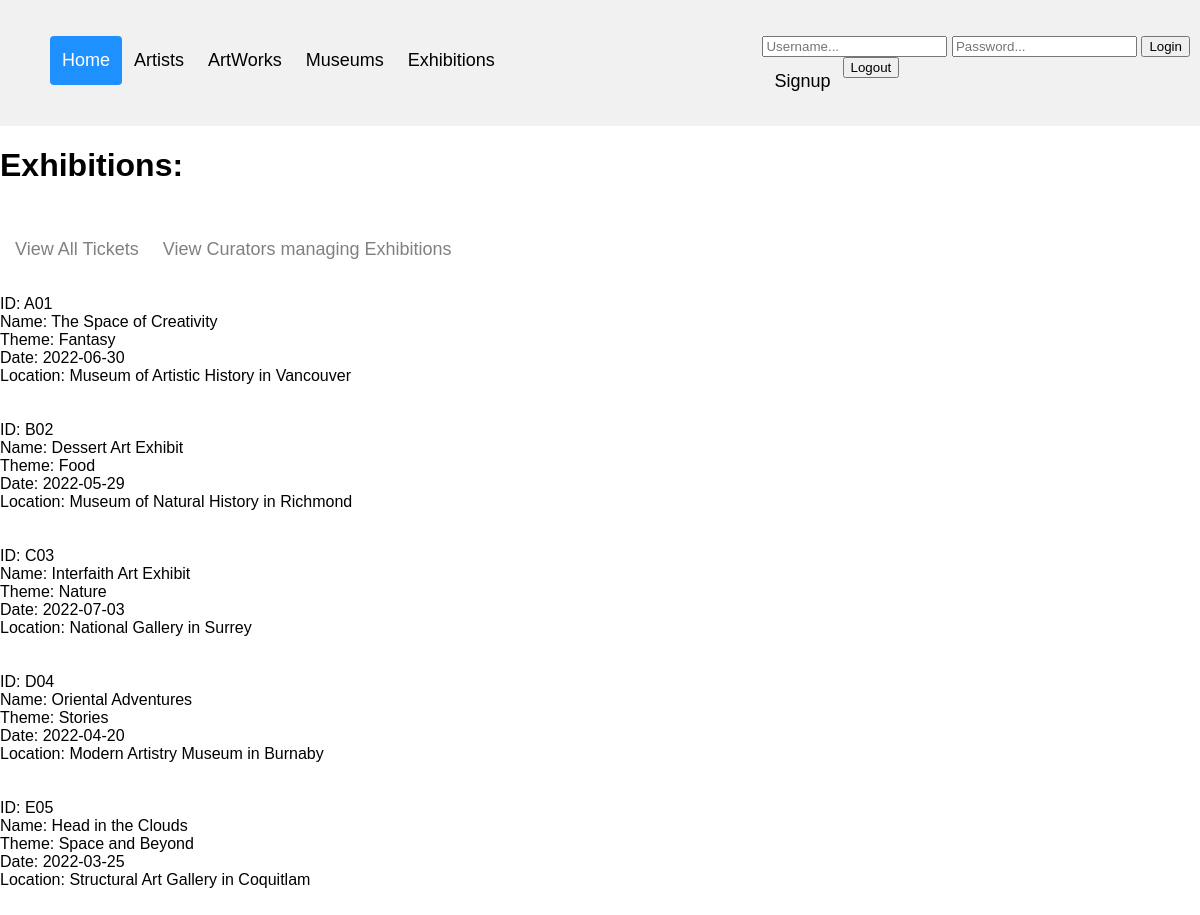
The page /exhibition.php on the database its author committed.
### tables this page shows
CREATE TABLE Exhibition_Held (
	exID CHAR(100),
	mID CHAR(100),
	dateOf DATE,
	location CHAR(100),
	exName CHAR(100),
	exTheme CHAR(100),
	PRIMARY KEY (exID, mID),
	FOREIGN KEY (mID) REFERENCES Museum(mID));

CREATE TABLE Museum (
	mID CHAR(100) PRIMARY KEY,
	name CHAR(50), 
	opHrs CHAR(30),
	Capacity INTEGER);

### exhibition.php (the view, shortened to what this page needs)
<?php
    require 'header.php';
?>
<!DOCTYPE html>
<html>
<head>
    <link rel="stylesheet" href="style2.css">
<head>
<body>
    <h1>Exhibitions:</h1>
    <div class="wrapper">
        <p><a class="active" href="ticket_sells.php">View All Tickets</a></p>
        <p><a class="active" href="curator.php">View Curators managing Exhibitions</a></p>
    </div>
	<?php
        $conn = OpenCon();
        $sql = "SELECT * FROM Exhibition_Held, Museum WHERE Exhibition_Held.mID = Museum.mID;";
        $result = $conn->query($sql);
        $resultCheck = mysqli_num_rows($result);
        echo "<br>";
        if ($resultCheck > 0) {
            while ($row = mysqli_fetch_assoc($result)) {
                echo "ID: {$row['exID']} <br>
                    Name: {$row['exName']} <br>
                    Theme: {$row['exTheme']} <br>
                    Date: {$row['dateOf']} <br>
                    Location: {$row['name']} in {$row['location']} <br>";
                echo "<br> <br>";
            }
        }
	?>
</body>
</html>

### header.php (shortened to what this page needs)
<!DOCTYPE html>
<html>
<head>
    <link rel="stylesheet" href="style.css">
<head>
<body>
    <header>
        <nav>
            <div class="header">
                <ul>
                    <li><a class="active" href="index.php">Home</a></li>
                    <li><a href="artists.php">Artists</a></li>
                    <li><a href="artworks.php">ArtWorks</a></li>
                    <li><a href="museum.php">Museums</a></li>
                    <li><a href="exhibition.php">Exhibitions</a></li>
                </ul>
                <div class ="header-right">
                    <form action="include/login.inc.php" method="post">
                        <input type="text" name="mailuid" placeholder="Username...">
                        <input type="password" name="pwd" placeholder="Password...">
                        <button type="submit" name="login-submit">Login</button>
                    </form>
                    <a href="signup.php">Signup</a>
                    <form action="include/logout.inc.php" method="post">
                        <button type="submit" name="logout-submit">Logout</button>
                    </form>
                </div>
            </div>
        </nav>
    </header>
</body>
</html>

### style.css (style rules this page uses)
body { margin: 0; font-family: Arial, Helvetica, sans-serif; }
.header { overflow: hidden; background-color: #f1f1f1; padding: 20px 10px; }
li { list-style-type: none; }
.header a { float: left; color: black; padding: 12px; text-decoration: none; font-size: 18px; line-height: 25px; border-radius: 4px; }
.header a.active { background-color: dodgerblue; color: white; }
.header-right { float: right; }

### style2.css (style rules this page uses)
body { margin: 0; font-family: Arial, Helvetica, sans-serif; }
.wrapper { overflow: hidden; padding: 3px; }
.wrapper a { float: left; color: gray; padding: 12px; text-decoration: none; font-size: 18px; line-height: 25px; border-radius: 4px; }

### rows shown on the page
exhibition_held: exID "A01", exName "The Space of Creativity", exTheme "Fantasy", dateOf "2022-06-30", mID.name "Museum of Artistic History", location "Vancouver"
exhibition_held: exID "B02", exName "Dessert Art Exhibit", exTheme "Food", dateOf "2022-05-29", mID.name "Museum of Natural History", location "Richmond"
exhibition_held: exID "C03", exName "Interfaith Art Exhibit", exTheme "Nature", dateOf "2022-07-03", mID.name "National Gallery", location "Surrey"
exhibition_held: exID "D04", exName "Oriental Adventures", exTheme "Stories", dateOf "2022-04-20", mID.name "Modern Artistry Museum", location "Burnaby"
exhibition_held: exID "E05", exName "Head in the Clouds", exTheme "Space and Beyond", dateOf "2022-03-25", mID.name "Structural Art Gallery", location "Coquitlam"
